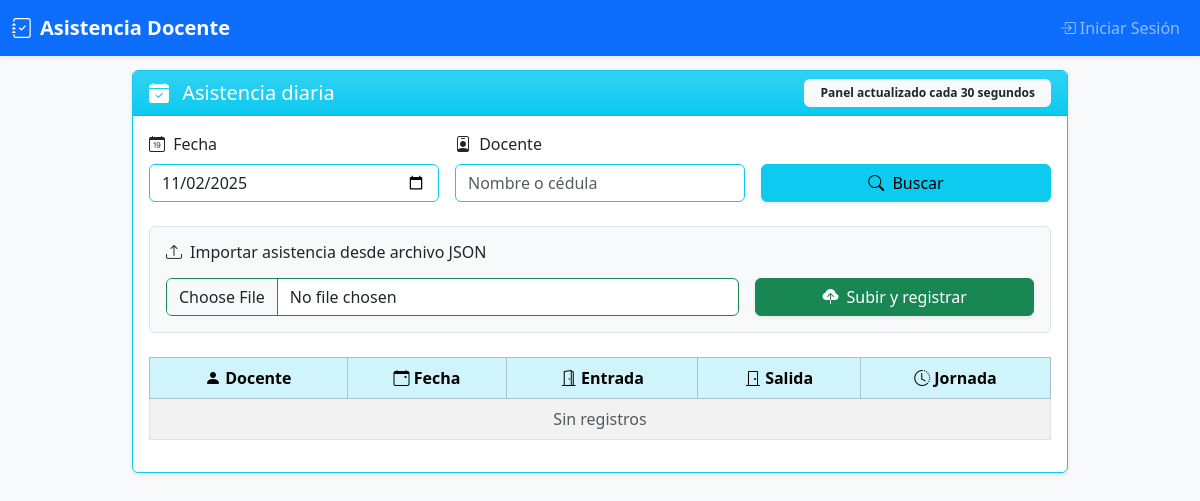
Page /reportes/asistencia-diaria on the earlier database version.
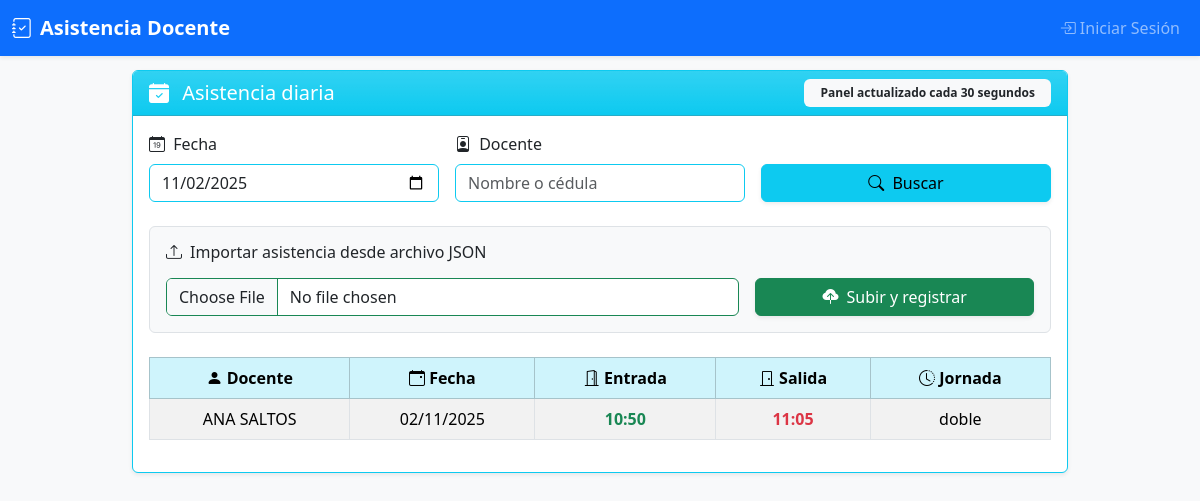
Same page on the later database version.
### models/asistencia.py (models this page shows, shortened)
class Asistencia(db.Model):
    __tablename__ = 'asistencias'
    id = db.Column(db.Integer, primary_key=True)
    docente_id = db.Column(db.Integer, db.ForeignKey('docentes.id'), nullable=False, index=True)
    fecha = db.Column(db.Date, nullable=False, index=True)
    hora_entrada = db.Column(db.Time, index=True)
    hora_salida = db.Column(db.Time)
    estado = db.Column(
        Enum("presente", "ausente", "pendiente", name="estado_asistencia"),
        default="pendiente",
        index=True
    )
    jornada = db.Column(db.String(20), nullable=False, index=True)
    device_id = db.Column(db.String(100), nullable=True, index=True)
    latitud = db.Column(db.Float, nullable=True)
    longitud = db.Column(db.Float, nullable=True)
    fecha_creacion = db.Column(db.DateTime, default=db.func.current_timestamp())
    fecha_actualizacion = db.Column(
        db.DateTime,
        default=db.func.current_timestamp(),
        onupdate=db.func.current_timestamp()
    )
    __table_args__ = (
        db.Index('idx_asistencia_docente_fecha', 'docente_id', 'fecha'),
        db.Index('idx_asistencia_fecha_estado', 'fecha', 'estado'),
        db.Index('idx_asistencia_docente_fecha_entrada', 'docente_id', 'fecha', 'hora_entrada'),
        db.Index('idx_asistencia_jornada', 'jornada'),
        db.UniqueConstraint('docente_id', 'fecha', 'jornada', name='uq_docente_fecha_jornada'),
    )

### models/docente.py (models this page shows, shortened)
class Docente(db.Model):
    __tablename__ = 'docentes'
    id = db.Column(db.Integer, primary_key=True)
    nombre = db.Column(db.String(100), nullable=False, index=True)
    cedula = db.Column(db.String(10), unique=True, nullable=False, index=True)   # Nueva columna
    telefono = db.Column(db.String(15), nullable=False)                          # Nueva columna
    correo = db.Column(db.String(120), unique=True, nullable=False, index=True)  # Nueva columna
    jornada = db.Column(db.String(20), nullable=False, index=True)  # matutina o vespertina
    qr_code_path = db.Column(db.String(200))
    activo = db.Column(db.Boolean, default=True, index=True)
    tipo = db.Column(db.String(20), nullable=False, index=True)  # DOCENTE, ADMINISTRATIVO, CONSERJE, DECE
    fecha_creacion = db.Column(db.DateTime, default=db.func.current_timestamp())
    fecha_actualizacion = db.Column(
        db.DateTime,
        default=db.func.current_timestamp(),
        onupdate=db.func.current_timestamp()
    )
    asistencias = db.relationship('Asistencia', backref='docente', lazy=True, cascade='all, delete-orphan')
    licencias = db.relationship('Licencia', back_populates='docente', cascade='all, delete-orphan')
    __table_args__ = (
        db.Index('idx_docente_activo_tipo', 'activo', 'tipo'),
        db.Index('idx_docente_jornada_activo', 'jornada', 'activo'),
        db.Index('idx_docente_nombre', 'nombre'),
    )

### blueprints/reportes/routes.py (the view)
@reportes_bp.route('/asistencia-diaria')
def reporte_asistencia_diaria():
    fecha = request.args.get('fecha', '').strip()
    docente = request.args.get('docente', '').strip()
    query = Asistencia.query.join(Docente)
    if fecha:
        try:
            fecha_obj = datetime.strptime(fecha, '%Y-%m-%d').date()
        except ValueError:
            flash("La fecha ingresada no tiene un formato válido.", "danger")
            return redirect(url_for('reportes.reporte_asistencia_diaria'))
    else:
        fecha_obj = date.today()
        fecha = fecha_obj.strftime('%Y-%m-%d')
    query = query.filter(Asistencia.fecha == fecha_obj)
    if docente:
        query = query.filter(Docente.nombre.ilike(f'%{docente}%'))
    resultados = query.all()
    for r in resultados:
        try:
            fecha_iso = r.fecha.strftime('%Y-%m-%d') if hasattr(r, 'fecha') and r.fecha else ''
        except Exception:
            fecha_iso = ''
        r.fila_id = f"{slugify(r.docente.nombre)}-{fecha_iso}"
    return render_template('reportes/asistencia_diaria.html',
        resultados=resultados,
        fecha=fecha,
        docente=docente
    )

### utils.py (called while the page is built)
def slugify(text: str) -> str:
    if not text:
        return ""
    text = str(text)
    text = unicodedata.normalize('NFKD', text)
    text = text.encode('ascii', 'ignore').decode('ascii')
    text = text.lower()
    text = re.sub(r'[^a-z0-9]+', '-', text)
    text = text.strip('-')
    return text

### templates/reportes/asistencia_diaria.html (shortened to what this page needs)
{% extends 'base.html' %}
{% block content %}
<div class="card shadow-sm border-info">
  <div class="card-header bg-gradient bg-info text-white d-flex justify-content-between align-items-center">
    <h5 class="mb-0"><i class="bi bi-calendar-check-fill me-2"></i> Asistencia diaria</h5>
    <span class="badge bg-light text-dark px-3 py-2">Panel actualizado cada 30 segundos</span>
  </div>
  <div class="card-body">
    <form method="get" class="row g-3 mb-4">
      <div class="col-md-4">
        <label for="fecha" class="form-label"><i class="bi bi-calendar-date me-1"></i> Fecha</label>
        <input type="date" class="form-control border-info" id="fecha" name="fecha" value="{{ fecha }}">
      </div>
      <div class="col-md-4">
        <label for="docente" class="form-label"><i class="bi bi-person-badge me-1"></i> Docente</label>
        <input type="text" class="form-control border-info" id="docente" name="docente" placeholder="Nombre o cédula">
      </div>
      <div class="col-md-4 d-flex align-items-end">
        <button type="submit" class="btn btn-info w-100 shadow-sm">
          <i class="bi bi-search me-1"></i> Buscar
        </button>
      </div>
    </form>
    <div class="p-3 mb-4 bg-light border rounded">
      <h6 class="mb-3"><i class="bi bi-upload me-2"></i>Importar asistencia desde archivo JSON</h6>
      <form action="{{ url_for('asistencia.importar_json') }}" method="POST" enctype="multipart/form-data" class="row g-3">
        <div class="col-md-8">
          <input type="file" name="archivo_json" accept=".json" class="form-control border-success" required>
        </div>
        <div class="col-md-4 d-grid">
          <button type="submit" class="btn btn-success shadow-sm">
            <i class="bi bi-cloud-upload-fill me-1"></i> Subir y registrar
          </button>
        </div>
      </form>
    </div>
    <div class="table-responsive">
      <table class="table table-bordered table-hover align-middle table-striped">
        <thead class="table-info text-center">
          <tr>
            <th><i class="bi bi-person-fill"></i> Docente</th>
            <th><i class="bi bi-calendar-event"></i> Fecha</th>
            <th><i class="bi bi-door-open"></i> Entrada</th>
            <th><i class="bi bi-door-closed"></i> Salida</th>
            <th><i class="bi bi-clock-history"></i> Jornada</th>
          </tr>
        </thead>
        <tbody>
          {% for r in resultados %}
            <tr id="{{ r.fila_id }}" class="text-center">
              <td>{{ r.docente.nombre }}</td>
              <td>{{ r.fecha.strftime('%d/%m/%Y') }}</td>
              <td class="text-success fw-semibold">{{ r.hora_entrada.strftime('%H:%M') if r.hora_entrada else '—' }}</td>
              <td class="text-danger fw-semibold">{{ r.hora_salida.strftime('%H:%M') if r.hora_salida else '—' }}</td>
              <td>{{ r.docente.jornada }}</td>
            </tr>
          {% else %}
            <tr><td colspan="5" class="text-center text-muted">Sin registros</td></tr>
          {% endfor %}
        </tbody>
      </table>
    </div>
  </div>
</div>
{% endblock %}

### templates/base.html (shortened to what this page needs)
<!DOCTYPE html>
<html lang="es">
<head>
  <link href="https://cdn.jsdelivr.net/npm/bootstrap@5.3.2/dist/css/bootstrap.min.css" rel="stylesheet">
  <link href="https://cdn.jsdelivr.net/npm/bootstrap-icons@1.10.5/font/bootstrap-icons.css" rel="stylesheet">
  <link href="https://cdn.jsdelivr.net/npm/select2@4.1.0-rc.0/dist/css/select2.min.css" rel="stylesheet" />
</head>
<body>
  <nav class="navbar navbar-expand-lg navbar-dark bg-primary fixed-top shadow-sm">
    <div class="container-fluid">
      <a class="navbar-brand" href="{{ url_for('dashboard.index') }}">
        <i class="bi bi-journal-check me-2"></i>Asistencia Docente
      </a>
      <div class="collapse navbar-collapse" id="navbarNav">
        <ul class="navbar-nav ms-auto">
          {% if current_user.is_authenticated %}
            <li class="nav-item"><a class="nav-link" href="{{ url_for('docentes.index') }}"><i class="bi bi-person-badge-fill me-1"></i>Docentes</a></li>
            <li class="nav-item"><a class="nav-link" href="{{ url_for('asistencia.reportes') }}"><i class="bi bi-clock-history me-1"></i>Asistencia</a></li>
            <li class="nav-item"><a class="nav-link" href="{{ url_for('licencias.index') }}"><i class="bi bi-file-earmark-text me-1"></i>Licencias</a></li>
            <li class="nav-item"><a class="nav-link" href="{{ url_for('reportes.reporte_incumplimientos') }}"><i class="bi bi-bar-chart-fill me-1"></i>Reportes</a></li>
            <li class="nav-item dropdown">
              <a class="nav-link dropdown-toggle" href="#" id="navbarDropdown" role="button"
                 data-bs-toggle="dropdown" aria-expanded="false">
                <i class="bi bi-person-circle me-1"></i>{{ current_user.username }}
              </a>
              <ul class="dropdown-menu dropdown-menu-end" aria-labelledby="navbarDropdown">
                <li><a class="dropdown-item" href="{{ url_for('auth.profile') }}"><i class="bi bi-person me-2"></i>Perfil</a></li>
                {% if current_user.is_admin() %}
                <li><a class="dropdown-item" href="{{ url_for('auth.users') }}"><i class="bi bi-people me-2"></i>Usuarios</a></li>
                {% endif %}
                <li><hr class="dropdown-divider"></li>
                <li><a class="dropdown-item" href="{{ url_for('auth.logout') }}"><i class="bi bi-box-arrow-right me-2"></i>Cerrar Sesión</a></li>
              </ul>
            </li>
          {% else %}
            <li class="nav-item"><a class="nav-link" href="{{ url_for('auth.login') }}"><i class="bi bi-box-arrow-in-right me-1"></i>Iniciar Sesión</a></li>
          {% endif %}
        </ul>
      </div>
    </div>
  </nav>
  <div class="container">
    {% block content %}{% endblock %}
  </div>
</body>
</html>

### templates/base.html (style rules this page uses)
body { padding-top: 70px; background-color: #f8f9fa; }
.container { max-width: 960px; }
.navbar-brand { font-weight: 600; }
.nav-link { font-weight: 500; }

Differences in the rows shown:
added Asistencia: docente.nombre "ANA SALTOS", fecha "02/11/2025", hora_entrada "10:50", hora_salida "11:05", docente.jornada "doble"
Other differences:
text no longer shown: "Sin registros"
